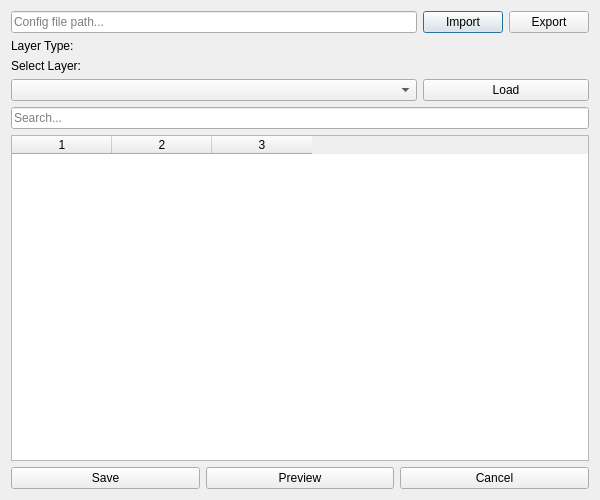
<?xml version="1.0" encoding="UTF-8"?>

<!--
#
# Copyright (c) 2024 HERE Europe B.V.
#
# SPDX-License-Identifier: MIT
# License-Filename: LICENSE
#
-->

<ui version="4.0">
 <class>PropertyListDialog</class>
 <widget class="QDialog" name="PropertyListDialog">
  <property name="geometry">
   <rect>
    <x>0</x>
    <y>0</y>
    <width>600</width>
    <height>500</height>
   </rect>
  </property>
  <property name="windowTitle">
   <string>Property Mapping</string>
  </property>
  <layout class="QVBoxLayout" name="verticalLayout">
     <!-- Config File Path and Buttons -->
   <item>
    <layout class="QHBoxLayout" name="configFileLayout">
     <item>
      <widget class="QLineEdit" name="configPathLineEdit">
       <property name="readOnly">
        <bool>true</bool>
       </property>
       <property name="placeholderText">
        <string>Config file path...</string>
       </property>
      </widget>
     </item>
     <item>
      <widget class="QPushButton" name="importConfigButton">
       <property name="text">
        <string>Import</string>
       </property>
      </widget>
     </item>
     <item>
      <widget class="QPushButton" name="exportConfigButton">
       <property name="text">
        <string>Export</string>
       </property>
      </widget>
     </item>
    </layout>
   </item>

   <!-- layer type -->
    <item>
      <widget class="QLabel" name="layerTypeLabel">
       <property name="text">
        <string>Layer Type:</string>
       </property>
      </widget>
   </item>
   <!-- layer selection -->
   <item>
      <widget class="QLabel" name="layerLabel">
       <property name="text">
        <string>Select Layer:</string>
       </property>
      </widget>
   </item>
   <item>
    <layout class="QHBoxLayout" name="layerLayout">
     <item>
      <widget class="QComboBox" name="layerDropdown" />
     </item>
     <item>
      <widget class="QPushButton" name="loadButton">
        <property name="text">
            <string>Load</string>
        </property>
        <property name="maximumSize">
            <size>
                <width>166</width>
                <height>25</height>
            </size>
        </property>
    </widget>

     </item>
    </layout>
    </item>

   <!-- Search Bar -->
   <item>
    <widget class="QLineEdit" name="searchBar">
     <property name="placeholderText">
      <string>Search...</string>
     </property>
    </widget>
   </item>

   <!-- Table Widget for Items -->
    <item>
        <widget class="QTableWidget" name="tableWidget">
            <property name="columnCount">
                <number>3</number>
            </property>
            <property name="horizontalHeaderLabels">
                <stringlist>
                <string>Select</string>
                <string>Original Key</string>
                <string>New Key</string>
                </stringlist>
            </property>
            <property name="alternatingRowColors">
                <bool>true</bool>
            </property>
        </widget>
    </item>

   <!-- Buttons: Save, Preview, Cancel -->
   <item>
    <layout class="QHBoxLayout" name="buttonLayout">
     <item>
      <widget class="QPushButton" name="saveButton">
       <property name="text">
        <string>Save</string>
       </property>
      </widget>
     </item>
     <item>
      <widget class="QPushButton" name="previewButton">
       <property name="text">
        <string>Preview</string>
       </property>
      </widget>
     </item>
     <item>
      <widget class="QPushButton" name="cancelButton">
       <property name="text">
        <string>Cancel</string>
       </property>
      </widget>
     </item>
    </layout>
   </item>
  </layout>
 </widget>
 <resources/>
 <connections/>
</ui>
